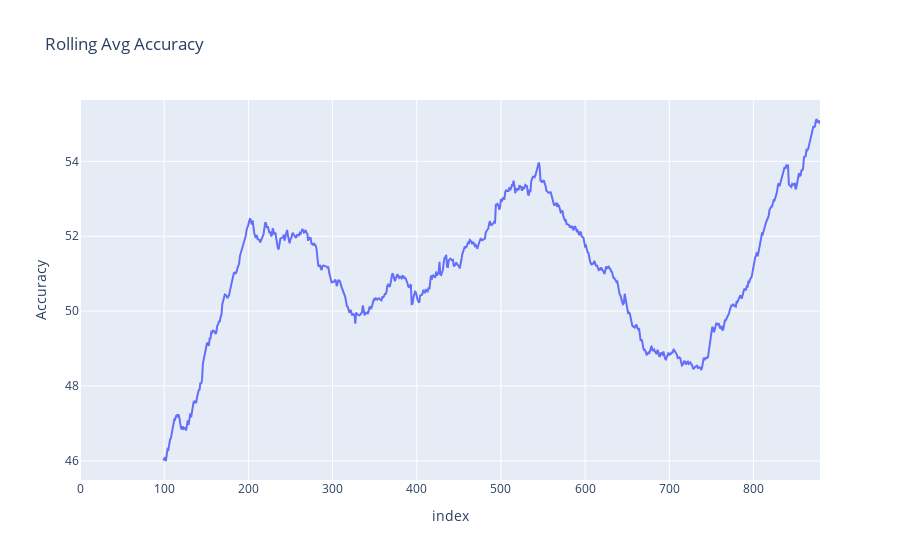

The cell this chart's notebook holds for it:
### Code cell
import plotly.express as px

mod = 100

fig = px.line(df, x=df.index, y=df['Accuracy'].rolling(window=mod).mean(), 
              labels={'x': 'Number of Games Played', 'y': 'Accuracy'},
              title='Rolling Avg Accuracy')

fig.show()

### Figure 1 — Plotly figure (JSON) as saved in the notebook; plotly's stock layout.template omitted (floating-point values rounded to 4 significant figures; data arrays with more than 128 entries replaced by an {"elided": "..."} marker saying what was removed)
{"data": [{"hovertemplate": "index=%{x}<br>Accuracy=%{y}<extra></extra>", "legendgroup": "", "line": {"color": "#636efa", "dash": "solid"}, "marker": {"symbol": "circle"}, "mode": "lines", "name": "", "orientation": "v", "showlegend": false, "type": "scatter", "x": {"elided": "880 int values"}, "xaxis": "x", "y": {"elided": "880 float values"}, "yaxis": "y"}], "layout": {"legend": {"tracegroupgap": 0}, "title": {"text": "Rolling Avg Accuracy"}, "xaxis": {"anchor": "y", "domain": [0, 1], "title": {"text": "index"}}, "yaxis": {"anchor": "x", "domain": [0, 1], "title": {"text": "Accuracy"}}}}
